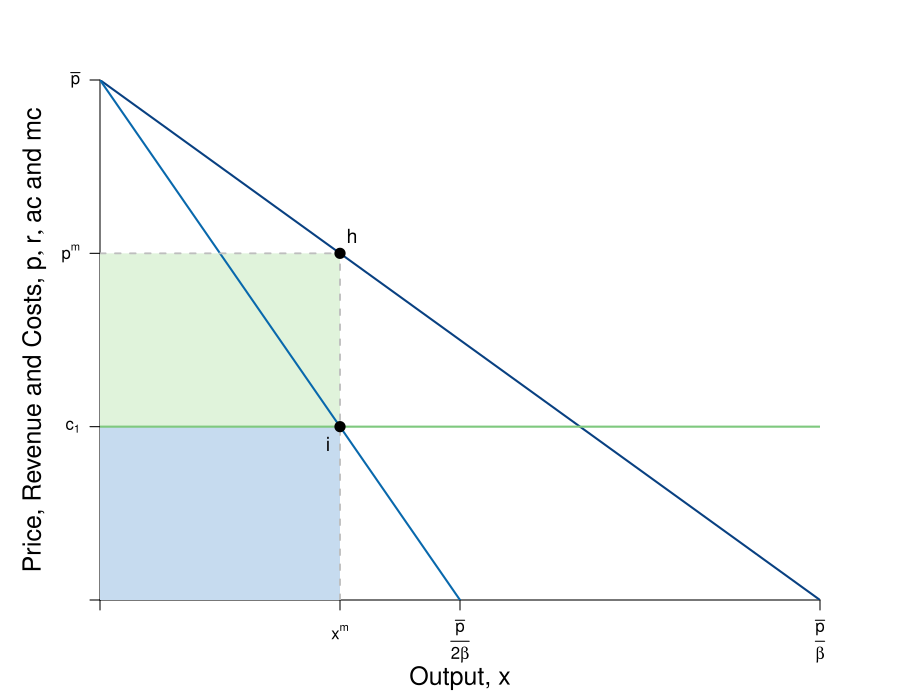

Generate this figure with R:
#Graph Designer: Simon Halliday
#Authors: Bowles, Foley and Halliday
#Title: Coordination, Conflict and Competition: A Text in Microeconomics

require(shape)
pdf(file = "competitionmarkets/monopolist_profit_nolabels_worksheet.pdf", width = 9, height = 7)

#Set parameters for graphics
axislabelsize <- 1.5
labelsize <- 1.2
graphlinewidth <- 2
segmentlinewidth <- 1.8

COL <- c("#7fc97f", "#beaed4", "#fdc086", "#ffff99", "#386cb0", "#f0027f", "#bf5b17", "#666666")
COLA <- c("#e0f3db", "#99d8c9","#66c2a4","#41ae76", "#238b45", "#005824")
COLB <- c("#c6dbef", "#4eb3d3", "#2b8cbe", "#0868ac","#084081")

#Edited the margins to cater for the larger LHS labels
par(mar =  c(5, 5, 4, 4))

AvgRevenue <- function(x, rmax = 12, xmax = 12){
  rmax - (rmax/xmax)*x
}

MRevenue <- function(x, rmax = 12, xmax = 12){
  rmax - 2*(rmax/xmax)*x
}

AvgCost <- function(x, c0 = 2, c1 = 4){
  c0/x + c1
}

xlims <- c(0, 12)
ylims <- c(0, 12)

npts <- 501 
x <- seq(xlims[1], xlims[2], length.out = npts)
y <- seq(ylims[1], ylims[2], length.out = npts) 
a <- c(13, 16.75, 19.25)

plot(0, 0, xlim = xlims, ylim = ylims, type = "n",
     xlab = expression(paste("")),
     ylab = expression(paste("")), 
     xaxt = "n", 
     yaxt = "n", 
     cex.lab = axislabelsize, 
     bty = "n",
     xaxs="i", 
     yaxs="i")

# ticksy <- seq(from = ylims[1], to = ylims[2], by = 1)
# ylabels <- seq(from = ylims[1], to = ylims[2], by = 1)
# ticksx <- seq(from = xlims[1], to = xlims[2], by = 1)
# xlabels <- seq(from = xlims[1], to = xlims[2], by = 1)
ticksy <- c(0, 4, AvgRevenue(x = 4), ylims[2])
ylabels <- c(NA, expression(paste(c[1])), expression(paste(p^{m})), expression(paste(bar(p))))
ticksx <- c(0, 4, 6, xlims[2])
xlabels <- c(NA, expression(paste(x^{m})), expression(paste(frac(bar(p),2*beta))), expression(paste(frac(bar(p),beta))))

axis(1, at = ticksx, pos = 0, labels = FALSE)
text(x = c(0, 4, 6, xlims[2]), par("usr")[3] - 0.4, labels = xlabels, srt = 0, pos = 1, xpd = TRUE)
axis(2, at = ticksy, pos = 0, labels = ylabels, las = 1)

npts <- 500 
xx1 <- seq(xlims[1], xlims[2], length.out = npts)
xx3 <- seq(2, 6, length.out = npts)

#Draw the polygon for profit
xpoly1 <- c(0, 4, 4, 0, 0)
ypoly1 <- c(4, 4, AvgRevenue(x = 4), AvgRevenue(x = 4), 4)
polygon(x = xpoly1, y = ypoly1, col=COLA[1], density=NULL, border = NA)

#Draw the polygon for costs
xpoly2 <- c(0, 4, 4, 0, 0)
ypoly2 <- c(0, 0, 4, 4, 4)
polygon(x = xpoly2, y = ypoly2, col=COLB[1], density=NULL, border = NA)

#lines(xx1, bcA(xx1, w = 10, p = 1.5), col = COLB[3], lwd = graphlinewidth)
lines(xx1, AvgRevenue(xx1, rmax = 12, xmax = 12), col = COLB[5], lwd = graphlinewidth)
lines(xx1, MRevenue(xx1, rmax = 12, xmax = 12), col = COLB[4], lwd = graphlinewidth)
#lines(xx1, AvgCost(xx1, c0 = 2, c1 = 4), col = COLA[5], lwd = graphlinewidth)

#Label the axes
text(0.5*(xlims[2]), -1.8, expression(paste("Output, ", x)), xpd = TRUE, cex = axislabelsize) 
#mtext(expression(paste("Quantity of output, ", x)), side=1, line = 2.5, cex = axislabelsize)
text(-1.1, 0.5*ylims[2], expression(paste("Price, Revenue and Costs, ", list(p, r, ac), " and ", mc)), xpd = TRUE, cex = axislabelsize, srt = 90) 

#Label curves
# text(10.5, 4.5, expression(paste(ac(x) == mc(x),phantom() == c[1])), cex = labelsize)
# text(10.5, 2.8, expression(paste(p(x) == bar(p) - beta*x)), cex = labelsize)
# text(5.8, 2.8, expression(paste(mr(x) == bar(p) - 2*beta*x)), cex = labelsize)

#Labels cost and profit areas
# text(2, 0.5*AvgCost(x = 4), expression("Total Costs"), cex = labelsize)
# text(2, 6, expression("Profit"), cex = labelsize)

#Draw segments for total costs
segments(0, AvgRevenue(x = 4), 4, AvgRevenue(x = 4), lty = 2, col = "gray" , lwd = segmentlinewidth)
segments(4, 0, 4, AvgRevenue(x = 4), lty = 2, col = "gray" , lwd = segmentlinewidth)
segments(0, 4, xlims[2], 4, lty = 1, col = COL[1] , lwd = graphlinewidth)

#Label Points for comparison
points(4, MRevenue(x = 4), pch = 16, col = "black", cex = 1.5)
text(3.8, MRevenue(x = 4) - 0.4, expression(i), cex = labelsize)


points(4, AvgRevenue(x = 4), pch = 16, col = "black", cex = 1.5)
text(4.2, AvgRevenue(x = 4) + 0.4, expression(h), cex = labelsize)


#Arrow to mr = mc
# text(7.5, 9.5, expression(paste("Profit Maximum at")), cex = labelsize)
# text(7.5, 9, expression(paste(mr == mc)), cex = labelsize)
# Arrows(6.1, 9.2, 4.2, 4.3, col = "black", lty = 1, lwd = 2, arr.type = "triangle", arr.lwd = 0.5)



dev.off()
